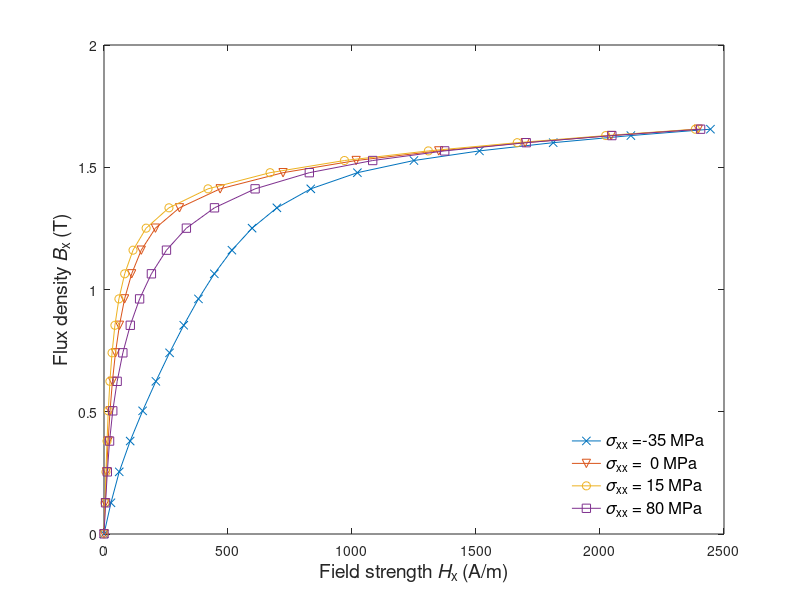
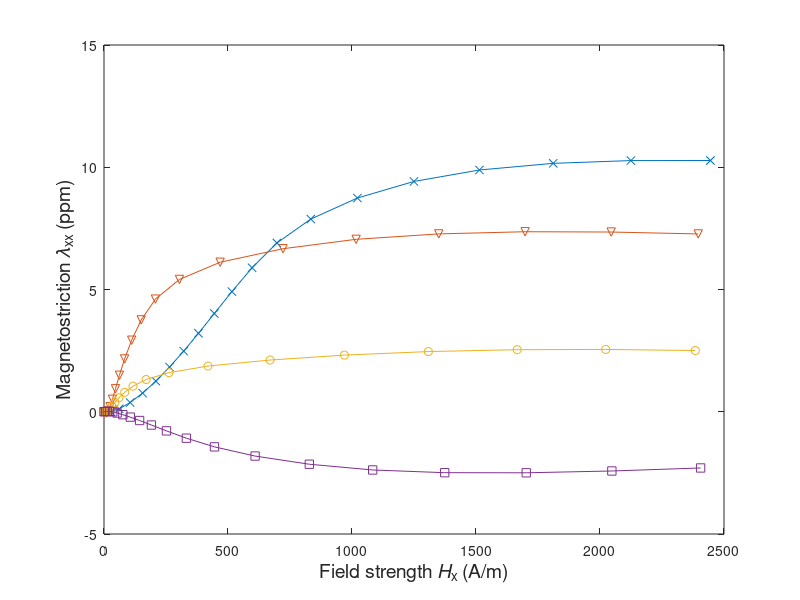

Recreate these plots in MATLAB, in order. (Note: this script raises an error after producing the figures.)
% Fit bivariate spline against measurement data using B and sigma as the
% variables. The script produces Figure 11 in the paper.

clear all
close all
clc
addpath util

% Young modulus and Poisson ratio
nu = 0.34;
E = 183e9;

% Order of spline (4 means 3rd order)
ordr = 4;

% Which stresses values to plot. The available values are [-35 -30 -20 -15
% -10 -5  0  5  10  15  40  50  60  70  80  90 100] MPa
sref = [-35 0 15 80];

%%% Load measurement data

  % Measurement data
  load ./data/meas_data2.mat
  ind = find(ismember(sigxx/1e6, sref));
  
  % Plot measurements
  num2strcell = @(a, pre, ext) reshape(cellstr([repmat(pre, [numel(a) 1])  num2str(a(:)) repmat(ext, [numel(a) 1])]), size(a));
  style = {'x-', 'v-', 'o-', 's-'};
  for i = 1 : length(ind)
    figure(1);
      plot(Hx(1:5:end,ind(i))', Bx(1:5:end)', style{i}); hold on;
      xlabel('Field strength {\itH}_x (A/m)', 'FontSize', 14);
      ylabel('Flux density {\itB}_x (T)', 'FontSize', 14);
    figure(2);
      plot(Hx(1:5:end,ind(i))', lamxx(1:5:end,ind(i))'*1e6, style{i}); hold on;
      xlabel('Field strength {\itH}_x (A/m)', 'FontSize', 14);
      ylabel('Magnetostriction {\it\lambda}_{xx} (ppm)', 'FontSize', 14);
  end
  figure(1); leg = legend(num2strcell(sref, '{\it\sigma}_{xx} =', ' MPa'), 'Location', 'SouthEast'); set(leg, 'FontSize', 12); legend boxoff
  drawnow;

  % Variable v' which is not regularly distributed
  vp = (nu+1)/E*repmat(sigxx, length(Bx), 1) + 3/2*lamxx;

  % Keep origindal measurement data
  Hx0 = Hx;
  sigxx0 = sigxx;
  lamxx0 = lamxx;
  
  % Interpolate H, lambda and sigma for regular v
  v = linspace(min(vp(:)), max(vp(:)), length(sigxx));
  for i = 1 : length(Bx)
    Hx2(i,:)    = interp1(vp(i,:), Hx(i,:),    v, 'pchip', 'extrap');
    sigxx2(i,:) = interp1(vp(i,:), sigxx,      v, 'pchip', 'extrap');
    lamxx2(i,:) = interp1(vp(i,:), lamxx(i,:), v, 'pchip', 'extrap');
  end
  Hx = Hx2;
  sigxx = sigxx2;
  lamxx = lamxx2;
  clear vp sigxx2 lamxx2 Hx2

  % Auxiliary variables with scaling
  Bscale = 1/max(abs(Hx(:)));
  escale = 1/max(lamxx(:)*E/(1+nu));
  u = Bx/Bscale;
  v = v/escale;

  % Stress caused by magnetostriction
  tauxx = -E/(1+nu)*lamxx;
  
  % Partial derivatives of the spline obtained from the multiscale model
  psi_u = Hx*Bscale;
  psi_v = tauxx*escale;

%%% Fit spline

  tic
  s = fitSpline2(4, u, v, psi_u, psi_v, 1);
  toc
  
%%% Plots
  
  % Calculate partial derivatives from the fitted spline
  sdu = fnval(fnder(s, [1 0]), {u,v});
  sdv = fnval(fnder(s, [0 1]), {u,v});

  % Errors
  erru = norm(psi_u(:)-sdu(:))/norm(psi_u(:));
  errv = norm(psi_v(:)-sdv(:))/norm(psi_v(:));
  fprintf('Errors: \n');
  fprintf(' Hx:    %.3g %%\n', erru*100);
  fprintf(' tauxx: %.3g %%\n', errv*100);

  % Plot all data and show errors
  figure;
    hold on;
    plot(psi_u(:)/Bscale, 'b.-')
    plot(sdu(:)/Bscale, 'ro-')
    title(sprintf('B, error %g %%', 100*erru), 'FontSize', 14);
    legend('Measured', 'Spline')
  figure;
    hold on;
    plot(psi_v(:)/escale, 'b.-')
    plot(sdv(:)/escale, 'ro-')
    title(sprintf('{\\tau}_{xx}, error %g %%', 100*errv), 'FontSize', 14);
    legend('Measured', 'Spline')

  % Plot B(H) and lambda(B) curves with more points in B to see possible
  % oscillations in the splines
  style = {'x', 'v', 'o', 's'};
  for i = 1 : length(ind)
    
    % Auxiliary variables
    uu = Bx/Bscale;
    vv = ((nu+1)/E*repmat(sigxx0(ind(i)), length(Bx), 1) + 3/2*lamxx0(:,ind(i)))/escale;

    % Partial derivatives from spline
    sdu = fnval(fnder(s, [1 0]), [uu(:)'; vv(:)']);
    sdv = fnval(fnder(s, [0 1]), [uu(:)'; vv(:)']);
    
    figure(11);
    set(gca, 'ColorOrderIndex', i);
      p1(i) = plot(Hx0(1:5:end,ind(i)), Bx(1:5:end), style{i}); hold on;
      plot(sdu/Bscale, uu*Bscale, '-', 'Color', get(p1(i), 'color')); hold on;
      xlabel('Field strength {\itH}_x (A/m)', 'FontSize', 14);
      ylabel('Flux density {\itB}_x (T)', 'FontSize', 14);
    figure(12)
    set(gca, 'ColorOrderIndex', i);
      p12 = plot(Bx(1:5:end)', lamxx0(1:5:end,ind(i))*1e6, style{i}); hold on;
      plot(uu*Bscale, -(1+nu)/E*sdv/escale*1e6, '-', 'Color', get(p12, 'color')); hold on;
      xlabel('Flux density {\itB}_x (T)', 'FontSize', 14);
      ylabel('Magnetostriction {\it\lambda}_{xx} (ppm)', 'FontSize', 14);
  end

  % Set legend
  figure(11)
  p2 = plot(0,0,'k-');
  leg = legend([p1 p2], [num2strcell(sref, 'Measured {\it\sigma}_{xx} =', ' MPa'), 'Spline'], 'Location', 'SouthEast'); set(leg, 'FontSize', 12); legend boxoff
  xlim([0 3000])
